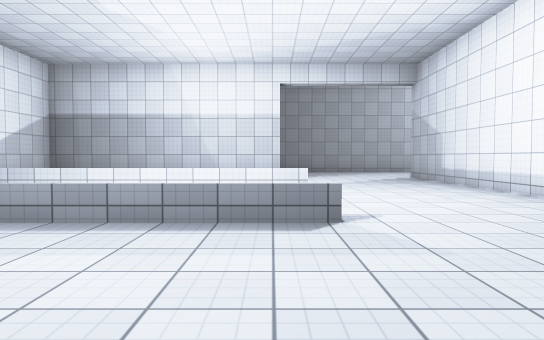
[1] (above)

24 first-person views from a walk through a Unity game level. The camera is 1.2 m above the floor, tilts 2° down and sees 70° across. The floor is counted in squares, 2 m on a side. Each view is taken from the middle of a square. On the plan, view 1 faces up. The plan holds only what a view shows up to about 11 squares ahead; the rest is blank. The place goes on beyond the plan. Surface patterns are stand-ins for the level's own textures.

[2]
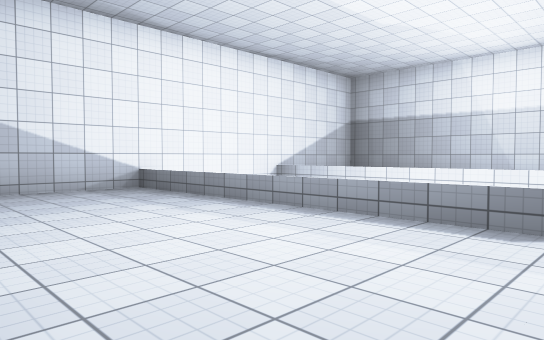

[3]
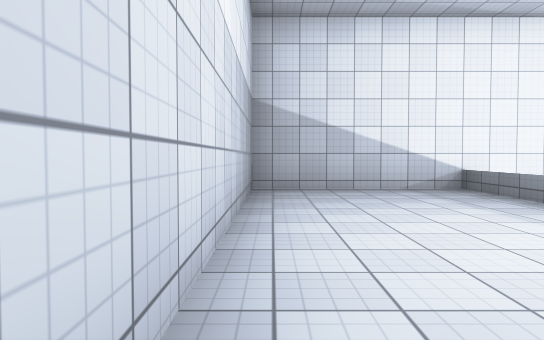

[4]
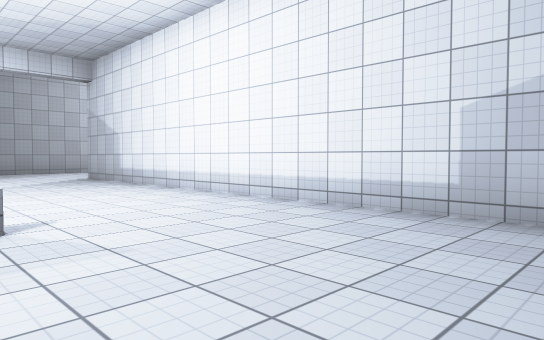

[5]
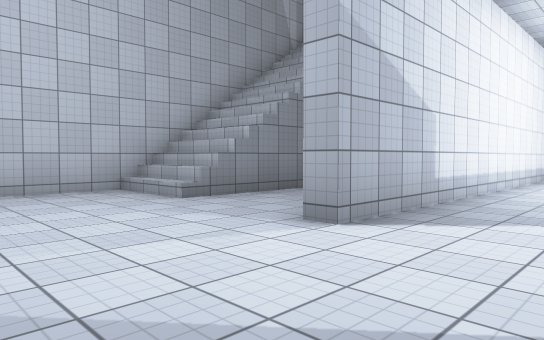

[6]
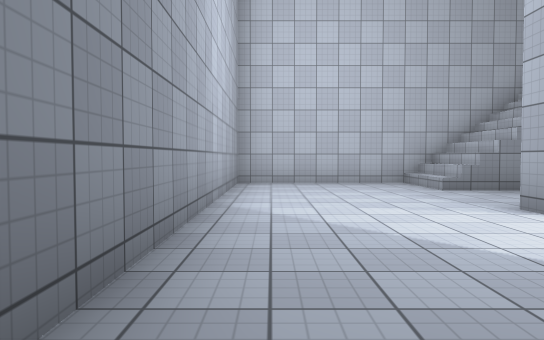

[7]
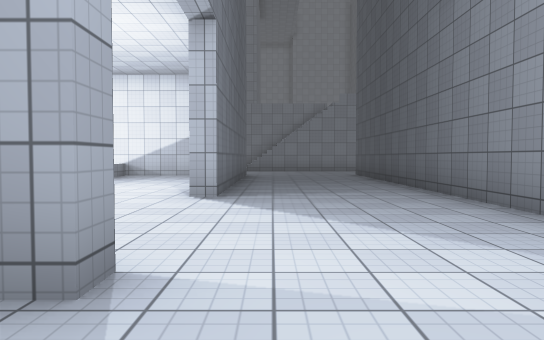

[8]
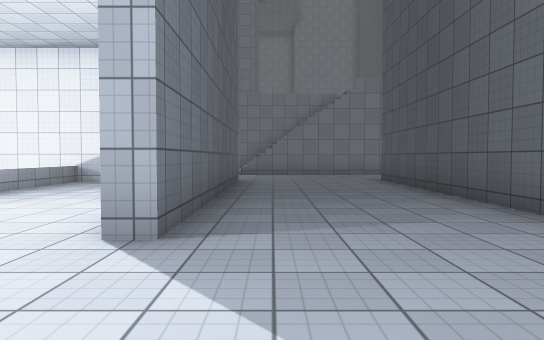

[9]
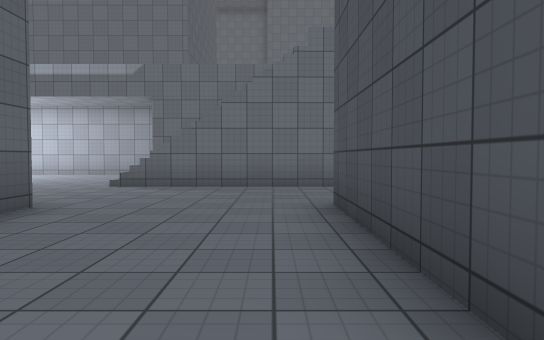

[10]
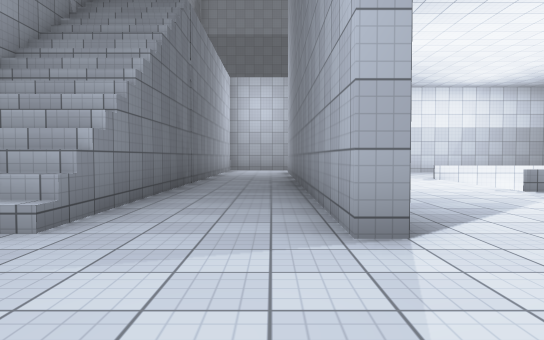

[11]
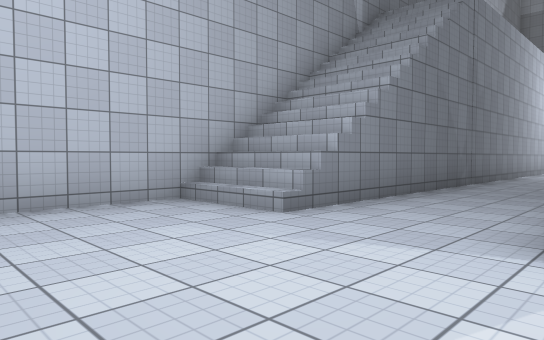

[12]
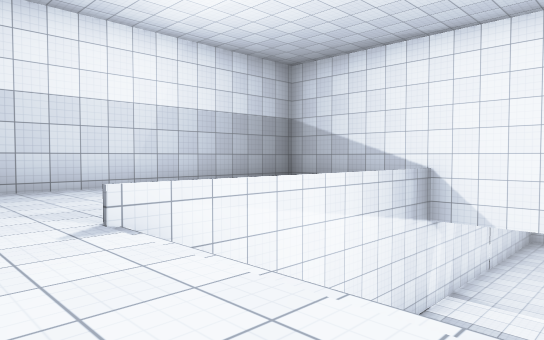

[13]
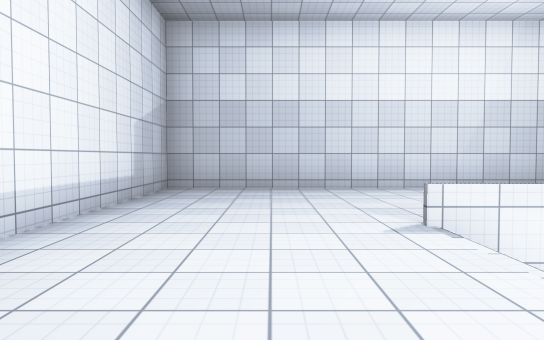

[14]
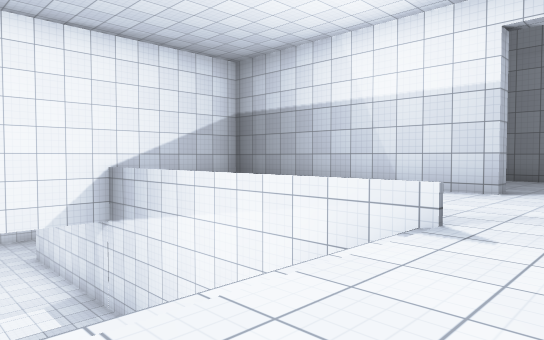

[15]
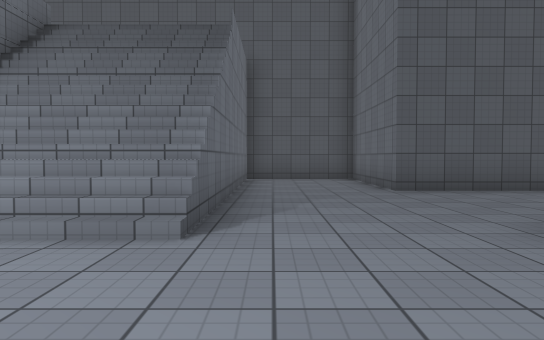

[16]
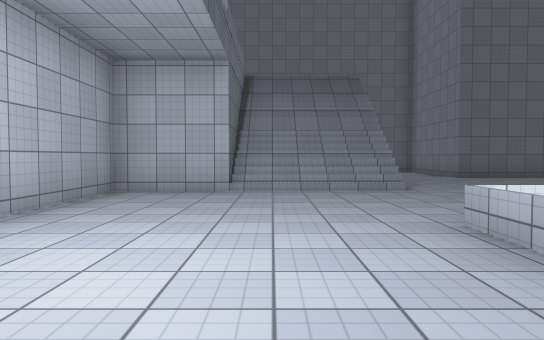

[17]
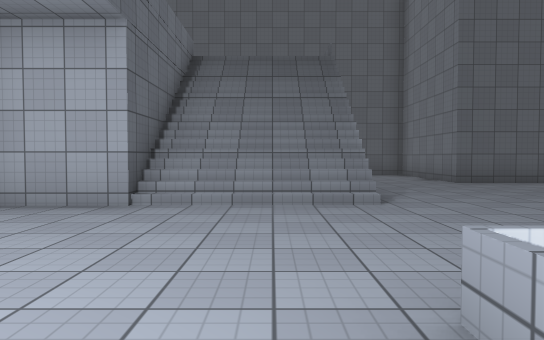

[18]
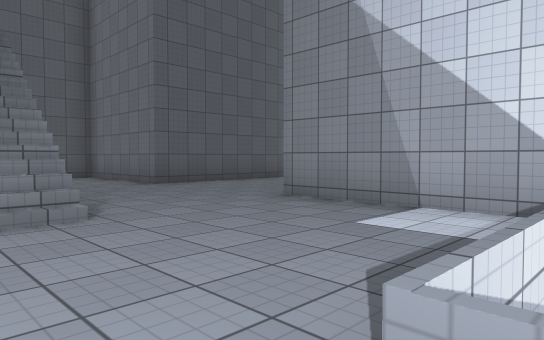

[19]
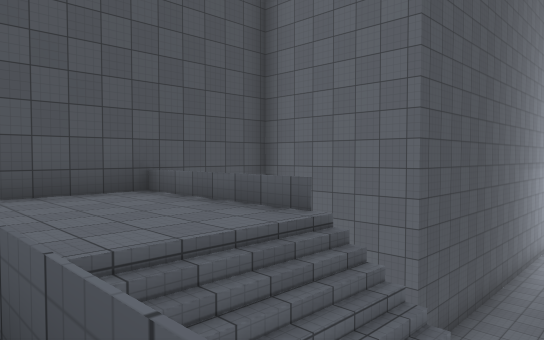

[20]
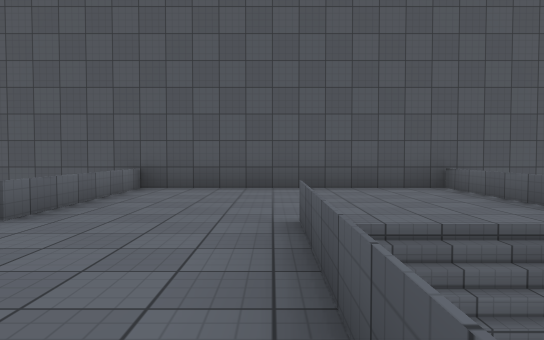

[21]
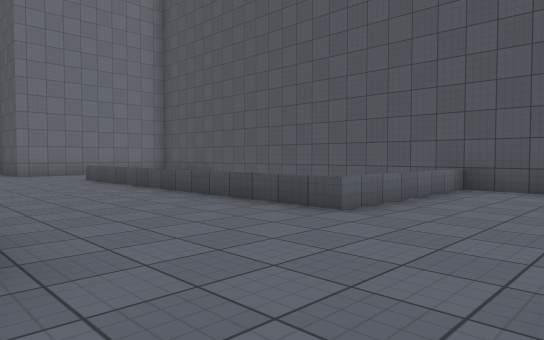

[22]
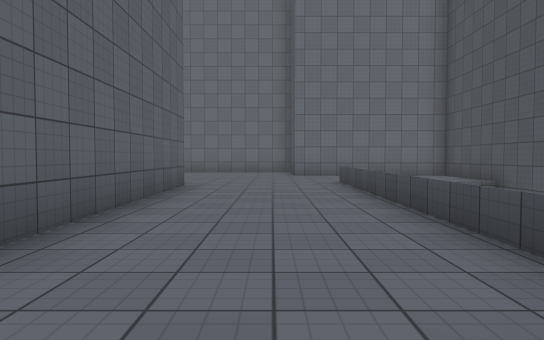

[23]
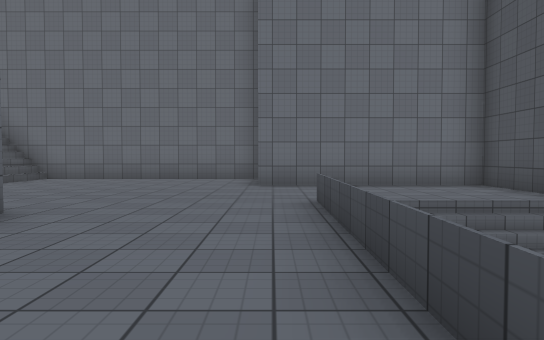

[24]
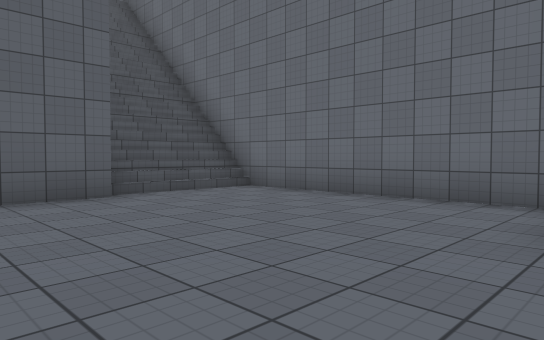

### Floor plan
Key: @ floor where view 1 was taken; # wall or solid block; . main floor; - floor 5.25 m lower than the main floor; : floor 5.25 m higher than the main floor; + floor 5.5 m higher than the main floor; / step, stairs or slope; = window, fence, low wall or low ledge.
Columns run from 29 left of view 1 to 9 right of it. Each row starts with its distance up from view 1.
 19    ####      ###########
 18    #++#######=++++++...#
 17    #++:      =++++++...#
 16    #++:      =++++++...#
 15    #++========++++++...################
 14 ####+++++++++++++///..................#
 13 #++++++++++++++++///..................#
 12 #++++++++++++++++///..................#
 11 #++++++###### +++///..########...#..//#
 10 #++++++       +.......#  ........#..//#
  9 #+++++        +.......# .........#..//#
  8 #///##        +.......#..........#..//#
  7 #///           ....------- ///...#..//#
  6 #///           ....-----      ...#..//#
  5 #//             ...-----      ...#../ #
  4 #//              . -----  -///...#../ #
  3  //                   #..........#../
  2                       #..........# ./
  1                       #..........# ./
  0                       #......@..##
 -1                       ###########

Where each view was taken, in squares from view 1:
view 1: 0 up, 0 right, facing up
view 2: 0 up, 1 right, facing up-left
view 3: 0 up, 1 right, facing left
view 4: 0 up, 0 right, facing up-right
view 5: 14 up, 2 right, facing down-right
view 6: 14 up, 0 right, facing right
view 7: 12 up, 6 right, facing left
view 8: 12 up, 3 right, facing left
view 9: 14 up, 2 left, facing left
view 10: 14 up, 5 right, facing down
view 11: 14 up, 4 right, facing down-right
view 12: 7 up, 2 right, facing down-left
view 13: 7 up, 2 right, facing down
view 14: 4 up, 2 right, facing up-left
view 15: 8 up, 9 left, facing up
view 16: 4 up, 12 left, facing up
view 17: 6 up, 11 left, facing up
view 18: 7 up, 11 left, facing up-right
view 19: 12 up, 13 left, facing up-right
view 20: 11 up, 13 left, facing up
view 21: 11 up, 13 left, facing up-left
view 22: 13 up, 14 left, facing left
view 23: 14 up, 18 left, facing left
view 24: 14 up, 23 left, facing down-left
